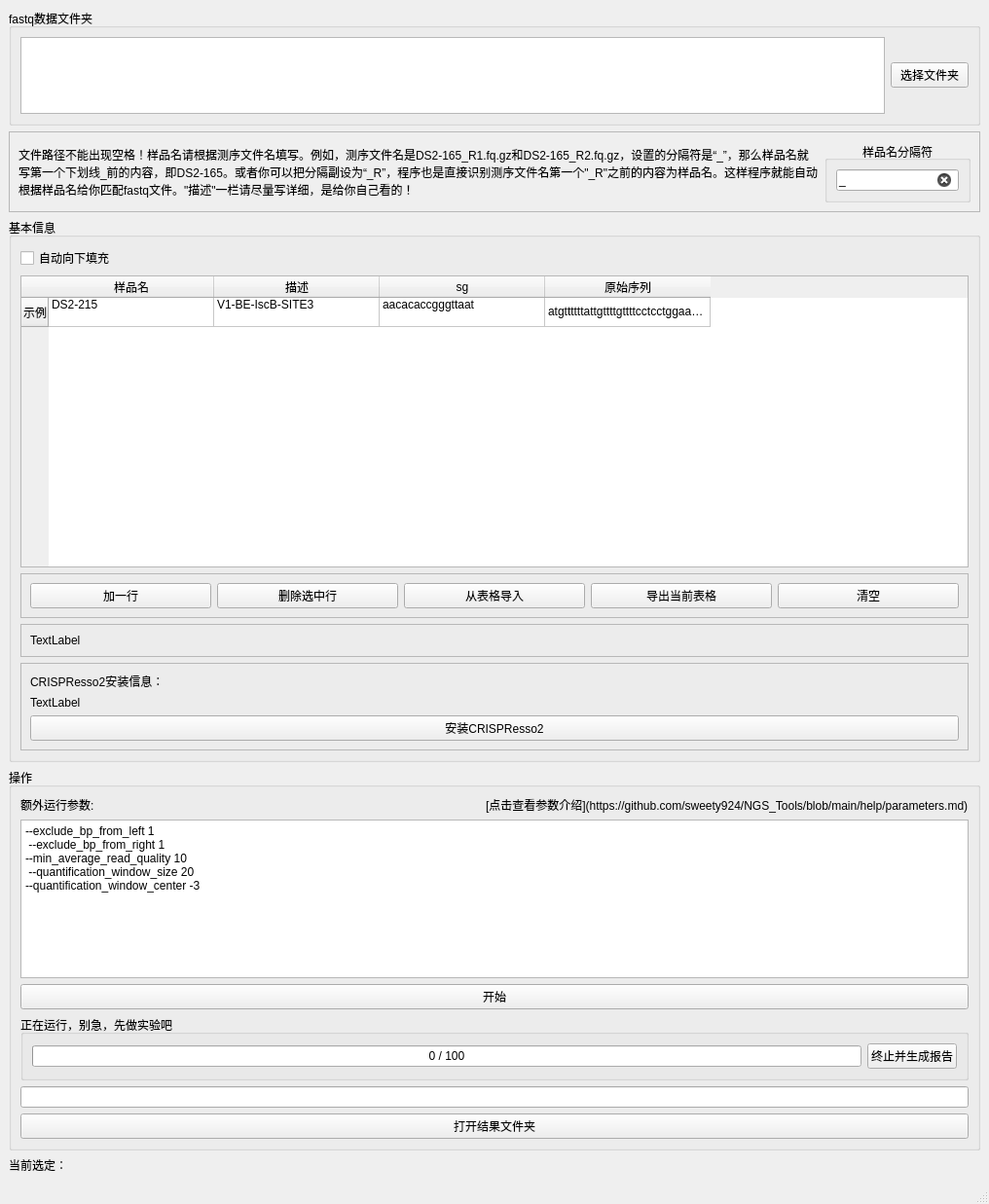
<?xml version="1.0" encoding="UTF-8"?>
<ui version="4.0">
 <class>CRISPResso</class>
 <widget class="QMainWindow" name="CRISPResso">
  <property name="geometry">
   <rect>
    <x>0</x>
    <y>0</y>
    <width>1016</width>
    <height>1237</height>
   </rect>
  </property>
  <property name="windowTitle">
   <string>NHEJ分析</string>
  </property>
  <widget class="QWidget" name="centralwidget">
   <layout class="QVBoxLayout" name="verticalLayout_3">
    <item>
     <widget class="QGroupBox" name="groupBox">
      <property name="maximumSize">
       <size>
        <width>16777215</width>
        <height>150</height>
       </size>
      </property>
      <property name="title">
       <string>fastq数据文件夹</string>
      </property>
      <layout class="QHBoxLayout" name="horizontalLayout_2">
       <item>
        <widget class="PlainTextEdit" name="plainTextEdit_readIllumina">
         <property name="maximumSize">
          <size>
           <width>16777215</width>
           <height>250</height>
          </size>
         </property>
        </widget>
       </item>
       <item>
        <widget class="QPushButton" name="pushButton_chooseFolder">
         <property name="text">
          <string>选择文件夹</string>
         </property>
        </widget>
       </item>
      </layout>
     </widget>
    </item>
    <item>
     <widget class="QFrame" name="frame_4">
      <property name="frameShape">
       <enum>QFrame::StyledPanel</enum>
      </property>
      <property name="frameShadow">
       <enum>QFrame::Raised</enum>
      </property>
      <layout class="QHBoxLayout" name="horizontalLayout_5">
       <item>
        <widget class="QLabel" name="label_4">
         <property name="text">
          <string>文件路径不能出现空格！样品名请根据测序文件名填写。例如，测序文件名是DS2-165_R1.fq.gz和DS2-165_R2.fq.gz，设置的分隔符是“_”，那么样品名就写第一个下划线_前的内容，即DS2-165。或者你可以把分隔副设为“_R”，程序也是直接识别测序文件名第一个&quot;_R&quot;之前的内容为样品名。这样程序就能自动根据样品名给你匹配fastq文件。&quot;描述&quot;一栏请尽量写详细，是给你自己看的！</string>
         </property>
         <property name="wordWrap">
          <bool>true</bool>
         </property>
        </widget>
       </item>
       <item>
        <widget class="QGroupBox" name="groupBox_3">
         <property name="maximumSize">
          <size>
           <width>150</width>
           <height>16777215</height>
          </size>
         </property>
         <property name="title">
          <string>样品名分隔符</string>
         </property>
         <property name="alignment">
          <set>Qt::AlignCenter</set>
         </property>
         <layout class="QHBoxLayout" name="horizontalLayout_6">
          <item>
           <widget class="QLineEdit" name="lineEdit_split">
            <property name="text">
             <string>_</string>
            </property>
            <property name="clearButtonEnabled">
             <bool>true</bool>
            </property>
           </widget>
          </item>
         </layout>
        </widget>
       </item>
      </layout>
     </widget>
    </item>
    <item>
     <widget class="QGroupBox" name="groupBox_2">
      <property name="inputMethodHints">
       <set>Qt::ImhPreferNumbers</set>
      </property>
      <property name="title">
       <string>基本信息</string>
      </property>
      <property name="flat">
       <bool>false</bool>
      </property>
      <layout class="QVBoxLayout" name="verticalLayout">
       <item>
        <widget class="QCheckBox" name="checkBox_auto_fill_col">
         <property name="text">
          <string>自动向下填充</string>
         </property>
        </widget>
       </item>
       <item>
        <widget class="QTableWidget" name="tableWidget">
         <property name="minimumSize">
          <size>
           <width>0</width>
           <height>300</height>
          </size>
         </property>
         <attribute name="horizontalHeaderDefaultSectionSize">
          <number>170</number>
         </attribute>
         <row>
          <property name="text">
           <string>示例</string>
          </property>
         </row>
         <column>
          <property name="text">
           <string>样品名</string>
          </property>
         </column>
         <column>
          <property name="text">
           <string>描述</string>
          </property>
         </column>
         <column>
          <property name="text">
           <string>sg</string>
          </property>
         </column>
         <column>
          <property name="text">
           <string>原始序列</string>
          </property>
         </column>
         <item row="0" column="0">
          <property name="text">
           <string>DS2-215
</string>
          </property>
         </item>
         <item row="0" column="1">
          <property name="text">
           <string>V1-BE-IscB-SITE3
</string>
          </property>
         </item>
         <item row="0" column="2">
          <property name="text">
           <string>aacacaccgggttaat
</string>
          </property>
         </item>
         <item row="0" column="3">
          <property name="text">
           <string>atgttttttattgttttgttttcctcctggaaaaatatgaacagtgtttggtttaaacacaccgggttaataaggcatgtaagaagcacgcacaaaaaagccaactttatgtcaacaaattaaaatacctttttttattaaaaaaaaactatttagtt</string>
          </property>
         </item>
        </widget>
       </item>
       <item>
        <widget class="QFrame" name="frame">
         <property name="frameShape">
          <enum>QFrame::StyledPanel</enum>
         </property>
         <property name="frameShadow">
          <enum>QFrame::Raised</enum>
         </property>
         <layout class="QHBoxLayout" name="horizontalLayout">
          <item>
           <widget class="QPushButton" name="pushButton_add_line">
            <property name="text">
             <string>加一行</string>
            </property>
           </widget>
          </item>
          <item>
           <widget class="QPushButton" name="pushButton_del_lines">
            <property name="text">
             <string>删除选中行</string>
            </property>
           </widget>
          </item>
          <item>
           <widget class="QPushButton" name="pushButton_import_from_sheet">
            <property name="text">
             <string>从表格导入</string>
            </property>
           </widget>
          </item>
          <item>
           <widget class="QPushButton" name="pushButton_export_sheet">
            <property name="text">
             <string>导出当前表格</string>
            </property>
           </widget>
          </item>
          <item>
           <widget class="QPushButton" name="pushButton_clear_table">
            <property name="text">
             <string>清空</string>
            </property>
           </widget>
          </item>
         </layout>
        </widget>
       </item>
       <item>
        <widget class="QFrame" name="frame_2">
         <property name="frameShape">
          <enum>QFrame::StyledPanel</enum>
         </property>
         <property name="frameShadow">
          <enum>QFrame::Raised</enum>
         </property>
         <layout class="QVBoxLayout" name="verticalLayout_2">
          <item>
           <widget class="QLabel" name="label_selection">
            <property name="text">
             <string>TextLabel</string>
            </property>
           </widget>
          </item>
         </layout>
        </widget>
       </item>
       <item>
        <widget class="QFrame" name="frame_3">
         <property name="frameShape">
          <enum>QFrame::StyledPanel</enum>
         </property>
         <property name="frameShadow">
          <enum>QFrame::Raised</enum>
         </property>
         <layout class="QVBoxLayout" name="verticalLayout_4">
          <item>
           <widget class="QLabel" name="label_3">
            <property name="text">
             <string>CRISPResso2安装信息：</string>
            </property>
           </widget>
          </item>
          <item>
           <widget class="QLabel" name="label_version">
            <property name="text">
             <string>TextLabel</string>
            </property>
           </widget>
          </item>
          <item>
           <widget class="QPushButton" name="pushButton_install">
            <property name="text">
             <string>安装CRISPResso2</string>
            </property>
           </widget>
          </item>
         </layout>
        </widget>
       </item>
      </layout>
     </widget>
    </item>
    <item>
     <widget class="QGroupBox" name="groupBox_10">
      <property name="title">
       <string>操作</string>
      </property>
      <layout class="QVBoxLayout" name="verticalLayout_5">
       <item>
        <layout class="QHBoxLayout" name="horizontalLayout_3">
         <item>
          <widget class="QLabel" name="label_2">
           <property name="text">
            <string>额外运行参数:</string>
           </property>
          </widget>
         </item>
         <item>
          <widget class="QLabel" name="label_5">
           <property name="text">
            <string>[点击查看参数介绍](https://github.com/sweety924/NGS_Tools/blob/main/help/parameters.md)</string>
           </property>
           <property name="textFormat">
            <enum>Qt::MarkdownText</enum>
           </property>
           <property name="openExternalLinks">
            <bool>true</bool>
           </property>
           <property name="textInteractionFlags">
            <set>Qt::TextBrowserInteraction</set>
           </property>
          </widget>
         </item>
        </layout>
       </item>
       <item>
        <widget class="PlainTextEdit" name="plainTextEdit_parameters">
         <property name="maximumSize">
          <size>
           <width>16777215</width>
           <height>250</height>
          </size>
         </property>
         <property name="plainText">
          <string>--exclude_bp_from_left 1
 --exclude_bp_from_right 1
--min_average_read_quality 10 
 --quantification_window_size 20 
--quantification_window_center -3
</string>
         </property>
        </widget>
       </item>
       <item>
        <widget class="QPushButton" name="pushButton_generateFq">
         <property name="text">
          <string>开始</string>
         </property>
        </widget>
       </item>
       <item>
        <widget class="QGroupBox" name="groupBox_status">
         <property name="title">
          <string>正在运行，别急，先做实验吧</string>
         </property>
         <layout class="QHBoxLayout" name="horizontalLayout_4">
          <item>
           <widget class="QProgressBar" name="progressBar">
            <property name="value">
             <number>0</number>
            </property>
            <property name="format">
             <string>%v / %m</string>
            </property>
           </widget>
          </item>
          <item>
           <widget class="QPushButton" name="pushButton_stop">
            <property name="text">
             <string>终止并生成报告</string>
            </property>
           </widget>
          </item>
         </layout>
        </widget>
       </item>
       <item>
        <widget class="QLineEdit" name="lineEdit_FqDir">
         <property name="clearButtonEnabled">
          <bool>true</bool>
         </property>
        </widget>
       </item>
       <item>
        <widget class="QPushButton" name="pushButton_openFqDir">
         <property name="text">
          <string>打开结果文件夹</string>
         </property>
        </widget>
       </item>
      </layout>
     </widget>
    </item>
    <item>
     <widget class="QLabel" name="label">
      <property name="text">
       <string>当前选定：</string>
      </property>
     </widget>
    </item>
   </layout>
  </widget>
  <widget class="QMenuBar" name="menubar">
   <property name="geometry">
    <rect>
     <x>0</x>
     <y>0</y>
     <width>1016</width>
     <height>28</height>
    </rect>
   </property>
  </widget>
  <widget class="QStatusBar" name="statusbar"/>
 </widget>
 <customwidgets>
  <customwidget>
   <class>PlainTextEdit</class>
   <extends>QPlainTextEdit</extends>
   <header>plaintextedit</header>
  </customwidget>
 </customwidgets>
 <resources/>
 <connections/>
</ui>
